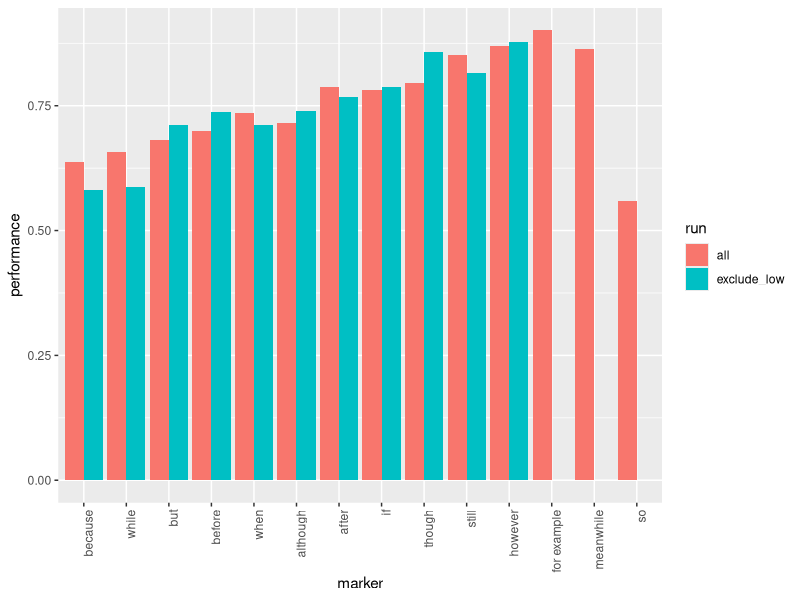
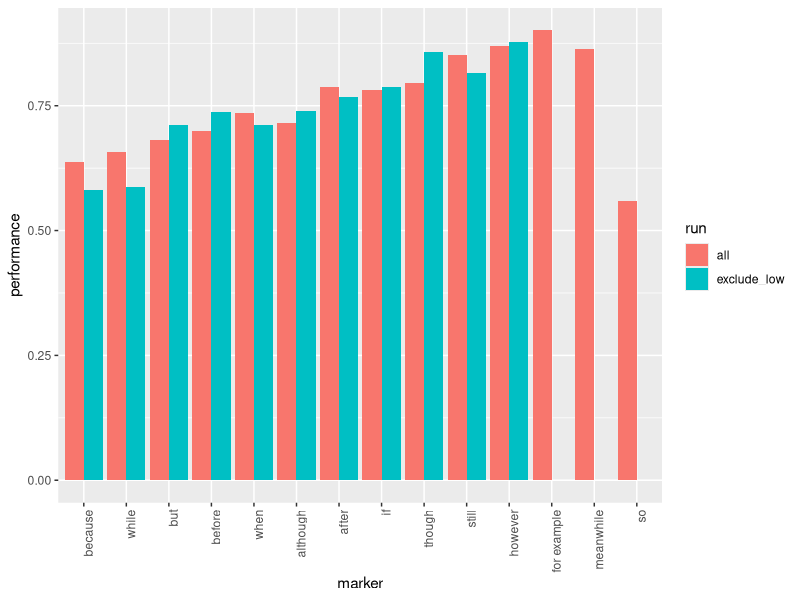

Here is the R script that generated these plots, in order:
df = read.csv("performance.csv")
library(ggplot2)
library(dplyr)
library(tidyr)
agg = df %>% group_by(marker) %>%
  summarise(performance=mean(performance))
df %>% mutate(marker = factor(marker, levels=agg$marker[order(agg$performance)])) %>%
  ggplot(., aes(x=marker, y=performance, fill=run)) +
  geom_bar(stat="identity", position="dodge") +
  theme(axis.text.x = element_text(angle = 90, hjust = 1))
ggsave("performance.png", width=10)
